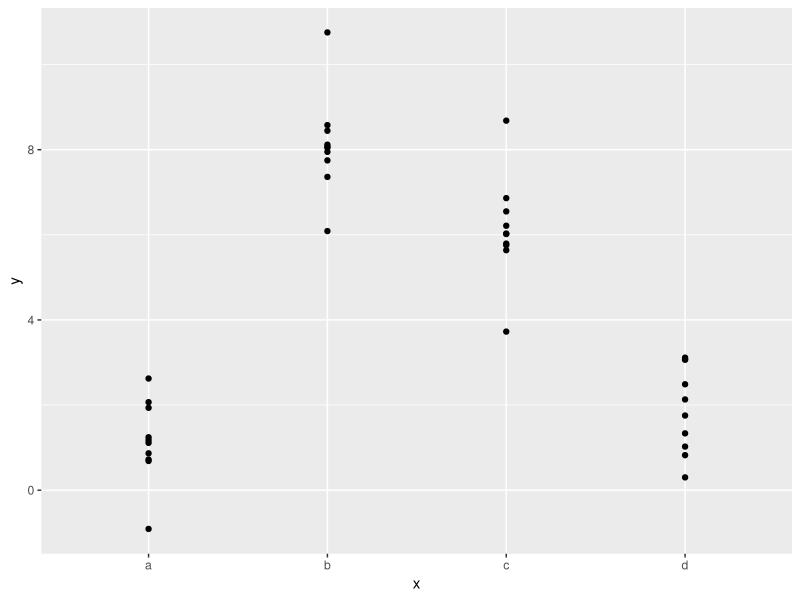
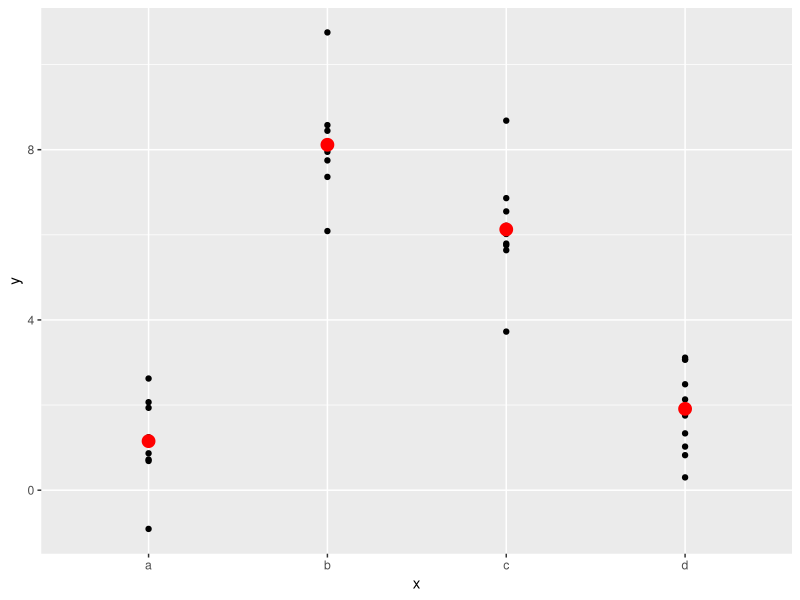
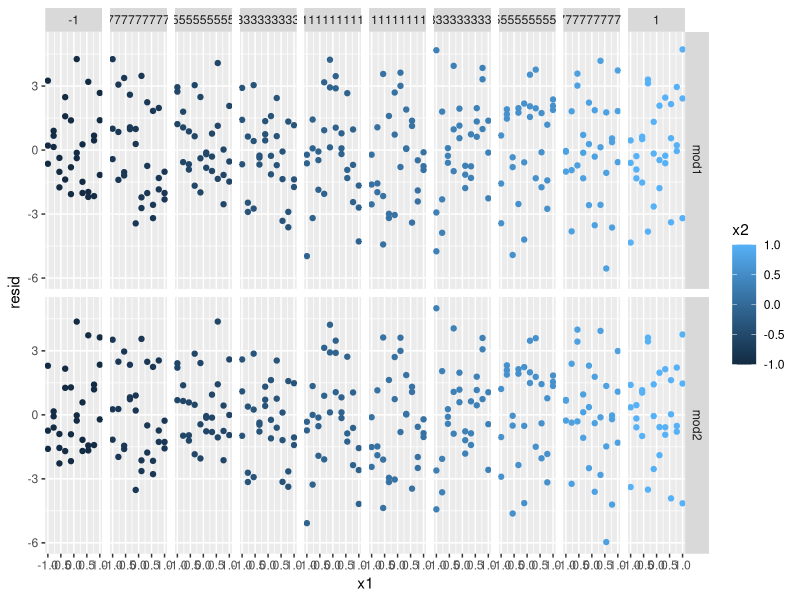
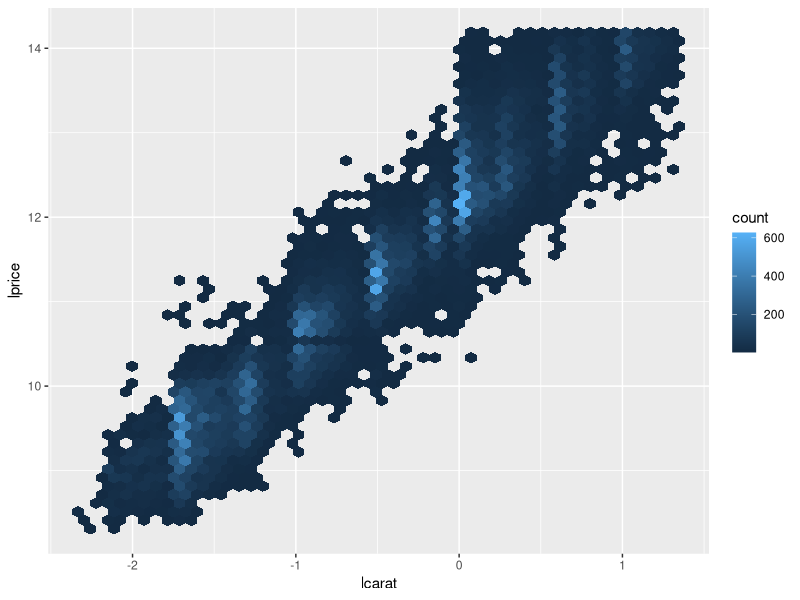
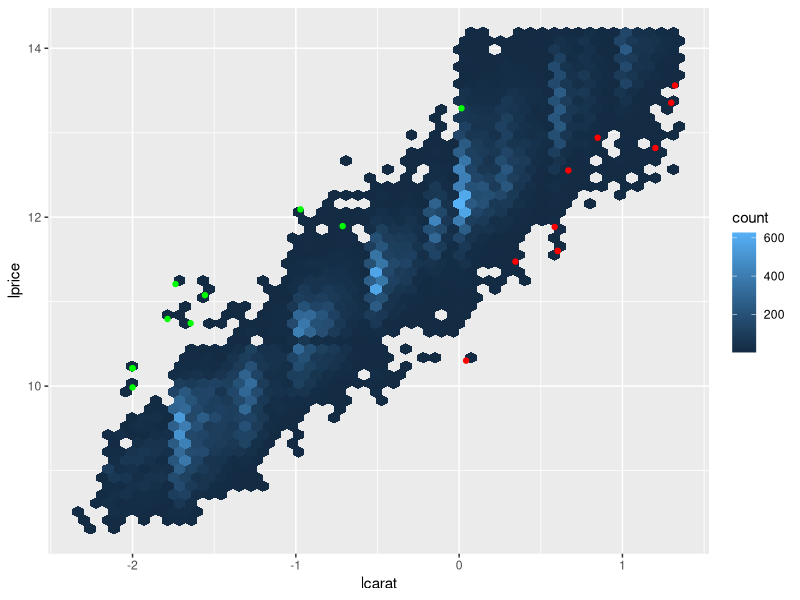
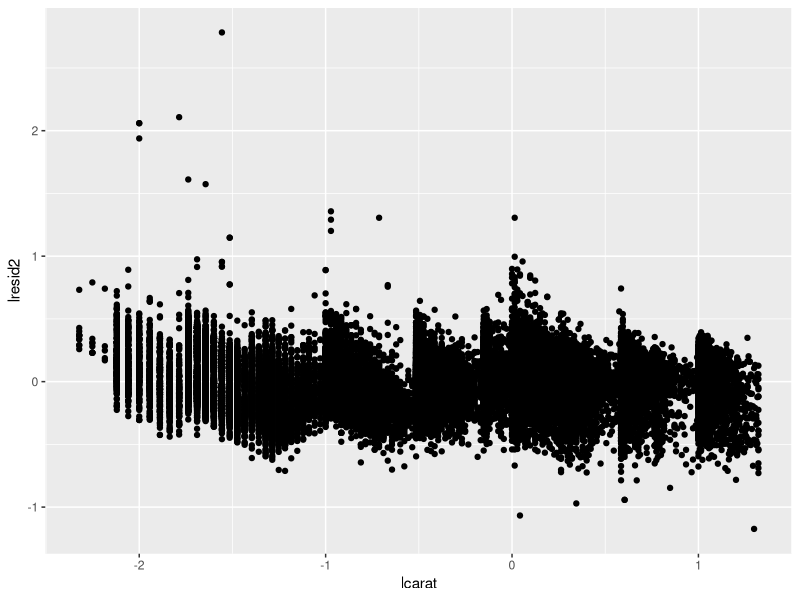

Write R code to recreate these figures, in order.
## ---- chunk 1
library(tidyverse)
library(modelr)
## ---- chunk 2
tibble(
  input = c(4, Inf, -Inf, NA, NaN),
  is_finite = is.finite(input), 
  not_is_infinite = !is.infinite(input)
)
## ---- chunk 3
dplyr::near
## ---- chunk 4
setNames
purrr::set_names
## ---- chunk 5
last_value <- function(x) {
  x[length(x)]
}
last_value(c(a = 1, b = 2, c = 3))
## ---- chunk 6
even_pos <- function(x) {
  x[1:length(x) %% 2 == 0]
}
even_pos(c(1,3,3,4,5,6,8))
## ---- chunk 7
not_last_value <- function(x) {
  x[-length(x)]
}
not_last_value(c(1,2,3,4,5))
## ---- chunk 8
even_numbers <- function(x) {
  x[(x %% 2 == 0) & (!is.na(x))]
}
even_numbers(c(1,2,3,4,5,6,NA,NA))
## ---- chunk 9
x <- c(a = 1, b = 2, c = 3)
x[4]
x["d"]
## ---- chunk 10
hour <- hms::hms(3600)
hour
typeof(hour)
attributes(hour)
## ---- chunk 11
tibble::tibble(
  a = c(1, 2, 3),
  b = list(c(3, 4, 5), 2, 3)
)
## ---- chunk 12
sim2

ggplot(sim2, aes(x = x, y = y)) +
  geom_point()

mod2 <- lm(y ~ x - 1, data = sim2)

grid <- sim2 %>% 
  data_grid(x) %>% 
  add_predictions(mod2)
grid

ggplot(sim2, aes(x)) + 
  geom_point(aes(y = y)) +
  geom_point(data = grid, aes(y = pred), colour = "red", size = 4)
## ---- chunk 13
mod1 <- lm(y ~ x1 + x2, data = sim4)
mod2 <- lm(y ~ x1 * x2, data = sim4)
sim4_res <- sim4 %>% 
  gather_residuals(mod1, mod2)

sim4_res %>% 
  ggplot(aes(x = x1, y = resid, color = x2)) + 
    geom_point() +
    facet_grid(model ~ x2)
## ---- chunk 14
diamonds2 <- diamonds %>% 
  filter(carat <= 2.5) %>% 
  mutate(lprice = log2(price), lcarat = log2(carat))

ggplot(diamonds2, aes(x = lcarat, y = lprice)) + 
  geom_hex(bins = 50)

diamonds2 %>% 
  filter(lcarat > -2, lcarat < -1.5) 
## ---- chunk 15
mod_diamond2 <- lm(
  lprice ~ lcarat + color + cut + clarity, 
  data = diamonds2
)

diamonds2 <- diamonds2 %>% 
  add_residuals(mod_diamond2, "lresid2") 

diamonds2 %>% 
  top_n(lresid2, n = 5)

diamonds2 %>% 
  top_n(lresid2, n = -5)

ggplot(diamonds2, aes(x = lcarat, y = lprice)) + 
  geom_hex(bins = 50) + 
  geom_point(data = diamonds2 %>% top_n(lresid2, n = 10), color = "green") + 
  geom_point(data = diamonds2 %>% top_n(lresid2, n = -10), color = "red")

ggplot(diamonds2, aes(lcarat, lresid2)) +
  geom_point()
